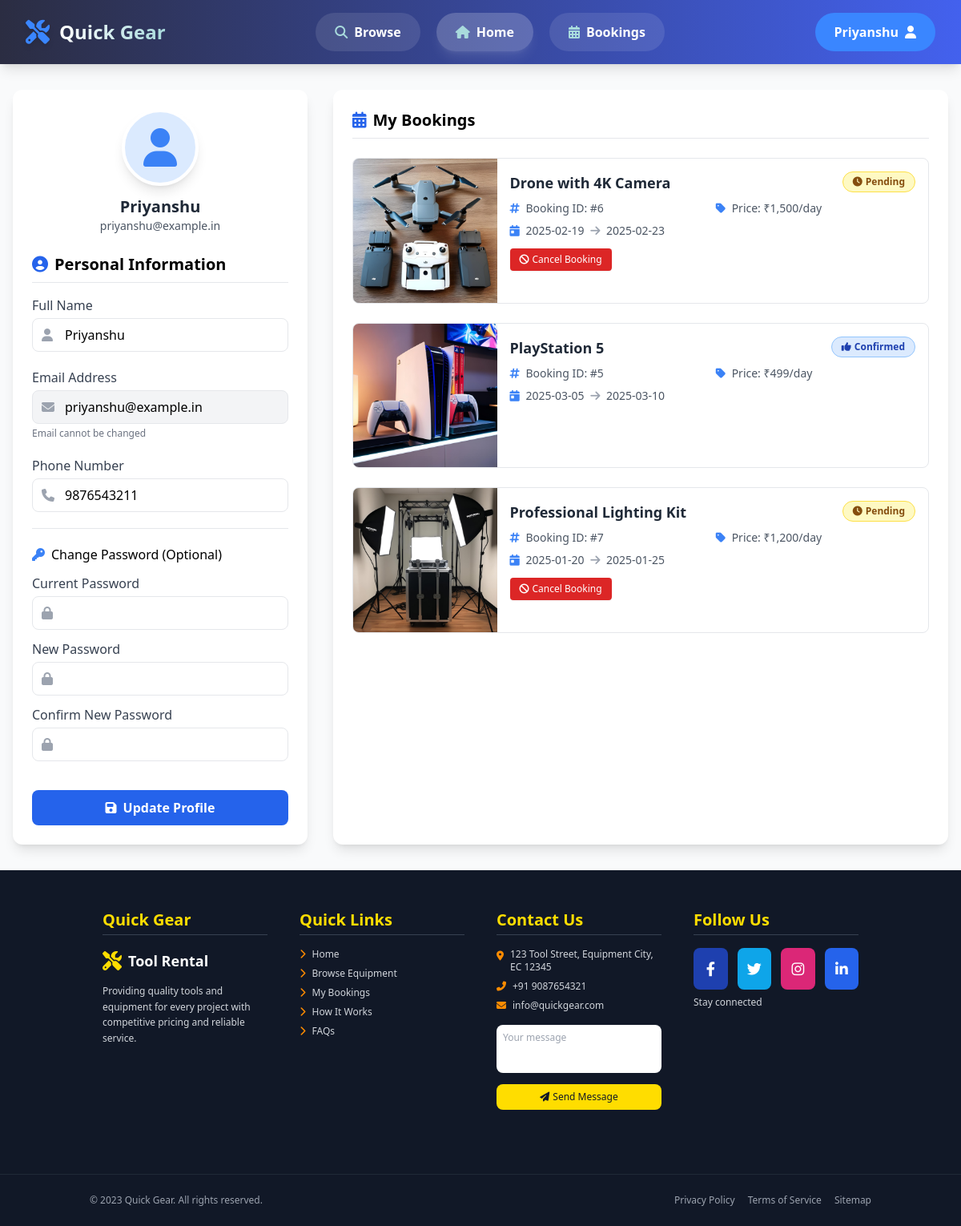
The app's page /profile.php (signed in) with its own data.
### tables this page shows
CREATE TABLE `users` (
  `id` int(11) NOT NULL,
  `full_name` varchar(255) NOT NULL,
  `email` varchar(255) NOT NULL,
  `password` varchar(255) NOT NULL,
  `phone` varchar(50) DEFAULT NULL,
  `role` varchar(50) DEFAULT 'user',
  `created_at` timestamp NOT NULL DEFAULT current_timestamp(),
  `updated_at` timestamp NOT NULL DEFAULT current_timestamp() ON UPDATE current_timestamp()
);

CREATE TABLE `bookings` (
  `id` int(11) NOT NULL,
  `user_id` int(11) NOT NULL DEFAULT 0,
  `product_id` int(11) NOT NULL,
  `full_name` varchar(255) NOT NULL,
  `email` varchar(255) NOT NULL,
  `phone` varchar(50) NOT NULL,
  `start_date` date NOT NULL,
  `end_date` date NOT NULL,
  `message` text DEFAULT NULL,
  `booking_date` timestamp NOT NULL DEFAULT current_timestamp(),
  `status` varchar(20) DEFAULT 'pending'
);

CREATE TABLE `products` (
  `id` int(11) NOT NULL,
  `name` varchar(255) NOT NULL,
  `category` varchar(50) NOT NULL,
  `description` text NOT NULL,
  `price` decimal(10,2) NOT NULL,
  `price_type` varchar(20) NOT NULL,
  `deposit` decimal(10,2) NOT NULL,
  `status` varchar(20) NOT NULL,
  `image` text NOT NULL,
  `features` text NOT NULL
);

### profile.php (the view, shortened to what this page needs)
<?php
$user_id = $_SESSION['user_id'];
$host = 'localhost';
$dbname = 'quick-gear-db';
$user = 'root';
$pass = '';
$charset = 'utf8mb4';
$dsn = "mysql:host=$host;dbname=$dbname;charset=$charset";
$options = [
    PDO::ATTR_ERRMODE => PDO::ERRMODE_EXCEPTION,
    PDO::ATTR_DEFAULT_FETCH_MODE => PDO::FETCH_ASSOC,
    PDO::ATTR_EMULATE_PREPARES => false,
];
try {
    $pdo = new PDO($dsn, $user, $pass, $options);
    $stmt = $pdo->prepare("SELECT * FROM users WHERE id = ?");
    $stmt->execute([$user_id]);
    $user_data = $stmt->fetch();
    $stmt = $pdo->prepare("
        SELECT b.*, p.name AS product_name, p.image AS product_image, p.price AS product_price,
               (SELECT COUNT(*) FROM reviews r WHERE r.booking_id = b.id) AS has_review
        FROM bookings b
        JOIN products p ON b.product_id = p.id
        WHERE b.user_id = ?
        ORDER BY b.booking_date DESC
    ");
    $stmt->execute([$user_id]);
    $bookings = $stmt->fetchAll();
} catch (PDOException $e) {
    $error_message = "Database error: " . $e->getMessage();
    $user_data = [];
    $bookings = [];
}
?>
<!DOCTYPE html>
<html lang="en">
<head>
    <link rel="stylesheet" href="https://cdnjs.cloudflare.com/ajax/libs/font-awesome/6.4.0/css/all.min.css">
    <script src="https://cdn.tailwindcss.com"></script>
</head>
<body class="font-sans m-0 p-0 box-border bg-gray-50">
    <?php include './includes/header.php'; ?>
    <main class="container mx-auto px-4 py-8 max-w-7xl">
        <div class="grid grid-cols-1 md:grid-cols-3 gap-8">
            <div class="md:col-span-1">
                <div class="bg-white rounded-xl shadow-lg p-6 transition duration-300 hover:shadow-xl">
                    <div class="text-center mb-6">
                        <div
                            class="w-24 h-24 rounded-full overflow-hidden mx-auto mb-3 bg-blue-100 border-4 border-white shadow-lg flex items-center justify-center">
                            <i class="fas fa-user text-blue-500 text-5xl"></i>
                        </div>
                        <h3 class="text-xl font-bold text-gray-800">
                            <?php echo htmlspecialchars($user_data['full_name'] ?? 'User'); ?>
                        </h3>
                        <p class="text-gray-600 text-sm"><?php echo htmlspecialchars($user_data['email'] ?? ''); ?></p>
                    </div>
                    <h2 class="text-xl font-bold mb-4 pb-2 border-b border-gray-200 flex items-center">
                        <i class="fas fa-user-circle text-blue-600 mr-2"></i>
                        Personal Information
                    </h2>
                    <form method="post" action="" class="space-y-5" id="profile-form">
                        <div class="relative">
                            <label for="full_name" class="block text-gray-700 font-medium mb-1">Full Name</label>
                            <div class="relative">
                                <i class="fas fa-user absolute left-3 top-1/2 -translate-y-1/2 text-gray-400"></i>
                                <input type="text" id="full_name" name="full_name"
                                    value="<?php echo htmlspecialchars($user_data['full_name'] ?? ''); ?>"
                                    class="w-full px-10 py-2 border rounded-lg focus:ring-2 focus:ring-blue-500 focus:border-blue-500">
                            </div>
                        </div>
                        <div class="relative">
                            <label for="email" class="block text-gray-700 font-medium mb-1">Email Address</label>
                            <div class="relative">
                                <i class="fas fa-envelope absolute left-3 top-1/2 -translate-y-1/2 text-gray-400"></i>
                                <input type="email" id="email" name="email" readonly
                                    value="<?php echo htmlspecialchars($user_data['email'] ?? ''); ?>"
                                    class="w-full px-10 py-2 border rounded-lg bg-gray-100">
                            </div>
                            <p class="text-xs text-gray-500 mt-1">Email cannot be changed</p>
                        </div>
                        <div class="relative">
                            <label for="phone" class="block text-gray-700 font-medium mb-1">Phone Number</label>
                            <div class="relative">
                                <i class="fas fa-phone absolute left-3 top-1/2 -translate-y-1/2 text-gray-400"></i>
                                <input type="tel" id="phone" name="phone"
                                    value="<?php echo htmlspecialchars($user_data['phone'] ?? ''); ?>"
                                    class="w-full px-10 py-2 border rounded-lg focus:ring-2 focus:ring-blue-500 focus:border-blue-500">
                            </div>
                        </div>
                        <div class="border-t pt-5 mt-5">
                            <h3 class="font-medium mb-3 flex items-center">
                                <i class="fas fa-key text-blue-500 mr-2"></i>
                                Change Password (Optional)
                            </h3>
                            <div class="relative">
                                <label for="current_password" class="block text-gray-700 font-medium mb-1">Current
                                    Password</label>
                                <div class="relative">
                                    <i class="fas fa-lock absolute left-3 top-1/2 -translate-y-1/2 text-gray-400"></i>
                                    <input type="password" id="current_password" name="current_password"
                                        class="w-full px-10 py-2 border rounded-lg focus:ring-2 focus:ring-blue-500 focus:border-blue-500">
                                </div>
                            </div>
                            <div class="relative mt-3">
                                <label for="new_password" class="block text-gray-700 font-medium mb-1">New
                                    Password</label>
                                <div class="relative">
                                    <i class="fas fa-lock absolute left-3 top-1/2 -translate-y-1/2 text-gray-400"></i>
                                    <input type="password" id="new_password" name="new_password"
                                        class="w-full px-10 py-2 border rounded-lg focus:ring-2 focus:ring-blue-500 focus:border-blue-500">
                                </div>
                            </div>
                            <div class="relative mt-3">
                                <label for="confirm_password" class="block text-gray-700 font-medium mb-1">Confirm New
                                    Password</label>
                                <div class="relative">
                                    <i class="fas fa-lock absolute left-3 top-1/2 -translate-y-1/2 text-gray-400"></i>
                                    <input type="password" id="confirm_password" name="confirm_password"
                                        class="w-full px-10 py-2 border rounded-lg focus:ring-2 focus:ring-blue-500 focus:border-blue-500">
                                </div>
                            </div>
                        </div>
                        <div class="pt-4">
                            <button type="submit" name="update_profile"
                                class="w-full bg-blue-600 hover:bg-blue-700 text-white font-semibold py-2.5 px-4 rounded-lg transition-colors duration-300 flex items-center justify-center">
                                <i class="fas fa-save mr-2"></i> Update Profile
                            </button>
                        </div>
                    </form>
                </div>
            </div>
            <div class="md:col-span-2">
                <div class="bg-white rounded-xl shadow-lg p-6 transition duration-300 hover:shadow-xl h-full">
                    <h2 class="text-xl font-bold mb-6 pb-2 border-b border-gray-200 flex items-center">
                        <i class="fas fa-calendar-alt text-blue-600 mr-2"></i>
                        My Bookings
                    </h2>
                    <?php if (empty($bookings)): ?>
                        <div class="text-center py-16">
                            <div class="animate-bounce mb-4">
                                <i class="fas fa-calendar-times text-gray-400 text-5xl mb-3"></i>
                            </div>
                            <p class="text-gray-600 mb-4">You don't have any bookings yet.</p>
                            <a href="browse.php"
                                class="inline-block bg-blue-600 hover:bg-blue-700 text-white font-semibold py-3 px-6 rounded-lg transition-colors duration-300 shadow-md hover:shadow-lg">
                                <i class="fas fa-search mr-2"></i> Browse Equipment
                            </a>
                        </div>
                    <?php else: ?>
                        <div class="space-y-6">
                            <?php foreach ($bookings as $booking): ?>
                                <?php
                                $statusColor = ($booking['status'] === 'completed') ? 'bg-green-100 text-green-800 border-green-300' :
                                    (($booking['status'] === 'pending') ? 'bg-yellow-100 text-yellow-800 border-yellow-300' :
                                        (($booking['status'] === 'confirmed') ? 'bg-blue-100 text-blue-800 border-blue-300' : 'bg-red-100 text-red-800 border-red-300'));
                                $statusIcon = ($booking['status'] === 'completed') ? 'check-circle' :
                                    (($booking['status'] === 'pending') ? 'clock' :
                                        (($booking['status'] === 'confirmed') ? 'thumbs-up' : 'times-circle'));
                                ?>
                                <div
                                    class="border rounded-lg overflow-hidden hover:shadow-md transition-shadow duration-300 group">
                                    <div class="flex flex-col md:flex-row">
                                        <div class="w-full md:w-1/4 h-40 md:h-auto overflow-hidden">
                                            <img src="<?php echo htmlspecialchars($booking['product_image']); ?>"
                                                alt="<?php echo htmlspecialchars($booking['product_name']); ?>"
                                                class="w-full h-full object-cover group-hover:scale-105 transition-transform duration-500">
                                        </div>
                                        <div class="w-full md:w-3/4 p-4">
                                            <div class="flex justify-between items-start mb-2">
                                                <h3 class="text-lg font-bold text-gray-800">
                                                    <?php echo htmlspecialchars($booking['product_name']); ?>
                                                </h3>
                                                <span
                                                    class="flex items-center px-3 py-1 rounded-full text-xs font-semibold border <?php echo $statusColor; ?>">
                                                    <i class="fas fa-<?php echo $statusIcon; ?> mr-1"></i>
                                                    <?php echo ucfirst(htmlspecialchars($booking['status'])); ?>
                                                </span>
                                            </div>
                                            <div class="grid grid-cols-2 gap-2 mb-3">
                                                <div>
                                                    <p class="text-sm text-gray-600">
                                                        <i class="fas fa-hashtag text-blue-500 mr-1"></i>
                                                        Booking ID: #<?php echo $booking['id']; ?>
                                                    </p>
                                                </div>
                                                <div>
                                                    <p class="text-sm text-gray-600">
                                                        <i class="fas fa-tag text-blue-500 mr-1"></i>
                                                        Price: ₹<?php echo number_format($booking['product_price']); ?>/day
                                                    </p>
                                                </div>
                                                <div class="col-span-2">
                                                    <p class="text-sm text-gray-600">
                                                        <i class="fas fa-calendar-day text-blue-500 mr-1"></i>
                                                        <?php echo htmlspecialchars($booking['start_date']); ?>
                                                        <i class="fas fa-arrow-right mx-1 text-gray-400"></i>
                                                        <?php echo htmlspecialchars($booking['end_date']); ?>
                                                    </p>
                                                </div>
                                            </div>
                                            <div class="flex flex-wrap gap-2 mt-3">
                                                <?php if ($booking['status'] === 'pending'): ?>
                                                    <button type="button"
                                                        onclick="openCancelModal(<?php echo $booking['id']; ?>, '<?php echo htmlspecialchars($booking['product_name']); ?>')"
                                                        class="bg-red-600 hover:bg-red-700 text-white font-medium py-1.5 px-3 text-xs rounded transition-colors duration-300 flex items-center shadow-sm hover:shadow">
                                                        <i class="fas fa-ban mr-1"></i> Cancel Booking
                                                    </button>
                                                <?php endif; ?>
                                            </div>
                                        </div>
                                    </div>
                                </div>
                            <?php endforeach; ?>
                        </div>
                    <?php endif; ?>
                </div>
            </div>
        </div>
    </main>
    <?php include './includes/footer.php'; ?>
</body>
</html>

### records on screen
users: full_name "Priyanshu", email "priyanshu@example.in", phone "9876543211"
bookings: product.image (picture), product.name "Drone with 4K Camera", status "Pending", id "6", product.price "1,500", start_date "2025-02-19", end_date "2025-02-23"
bookings: product.image (picture), product.name "PlayStation 5", status "Confirmed", id "5", product.price "499", start_date "2025-03-05", end_date "2025-03-10"
bookings: product.image (picture), product.name "Professional Lighting Kit", status "Pending", id "7", product.price "1,200", start_date "2025-01-20", end_date "2025-01-25"

### other values on screen
$_SESSION['user_name'] "Priyanshu"
